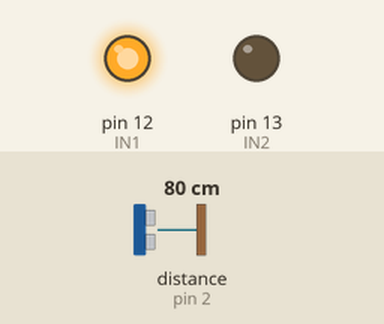
This sketch was run on a simulated Arduino Uno, built with avr-gcc and run on an emulated ATmega328P. Shown: output pins drawn as LEDs (lit = HIGH). Inputs (shaded band) come from the test bench; at power-on: distance to the obstacle (sensor on pin 2) 80 cm. The echo pulse lasts 58.3 µs per cm.

Above: at 1.2 s.
1.3 s: distance to the obstacle (sensor on pin 2) set to 6 cm
2.8 s: distance to the obstacle (sensor on pin 2) set to 3 cm
At 4.0 s:
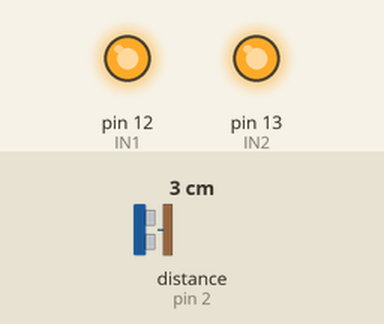
4.3 s: distance to the obstacle (sensor on pin 2) set to 9 cm
At 5.6 s:
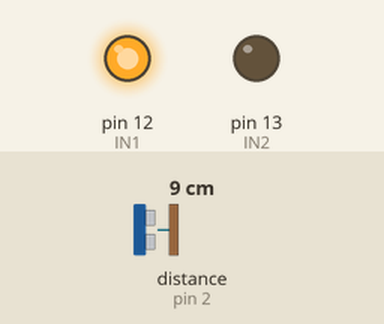
6.3 s: distance to the obstacle (sensor on pin 2) set to 2 cm
At 6.6 s:
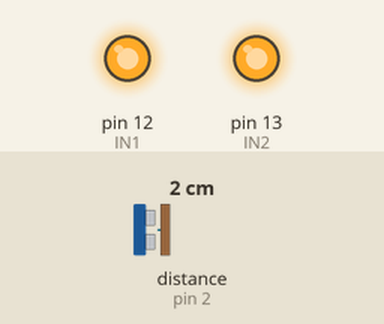
Timing chart, 0 to 8.8 s (numbered marks = the images above; inputs shaded):
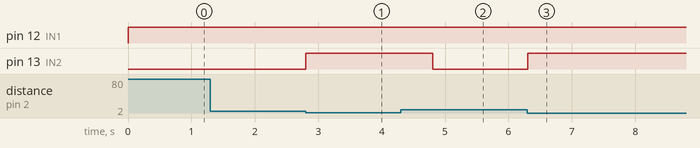

The sketch:

ex31.ino
```cpp
#include <Ultrasonic.h>
#define Trip  3
#define Echo  2
Ultrasonic ultrasonic(Trip, Echo);
int IN1=12;
int IN2=13;
void setup()  {
  pinMode(IN1,OUTPUT);
  pinMode(IN2,OUTPUT);
}
void loop()  {
  int cmMsec;
  long microsec = ultrasonic.timing();
  cmMsec = ultrasonic.convert(microsec, Ultrasonic::CM);
  digitalWrite(IN1,HIGH);
  digitalWrite(IN2,LOW);
  if ( cmMsec < 5 ) {

    digitalWrite(IN1,HIGH);
    digitalWrite(IN2,HIGH);
    delay(1000);
  }
}
```

Measured:
- the behaviour switches between 5 and 4 cm on distance to the obstacle (sensor on pin 2) (found by bisection; images 0 and 1)
- after the input at 1.3 s, every drawn part: stays the same
- after the input at 2.8 s, pin 13 (IN2): LOW → HIGH at once
- after the input at 4.3 s, pin 13 (IN2): HIGH → LOW after 0.50 s
- after the input at 6.3 s, pin 13 (IN2): LOW → HIGH at once
